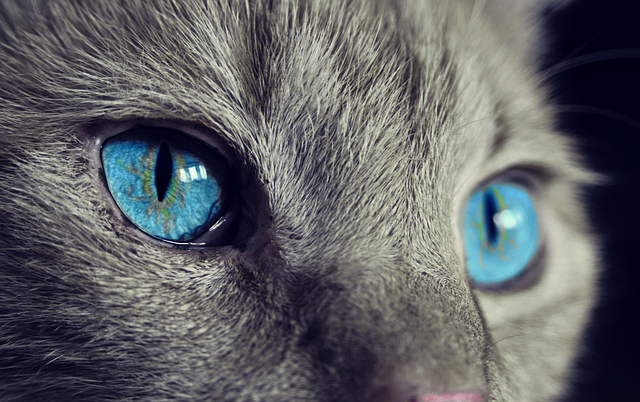
#> input picture OpenCV/img.jpg, 640 x 402 px
$ jupyter execute '07. 이미지 자르기.ipynb'
#> lines starting #> are read from the running program, lines starting #| are printed output that depends on the picture; after the words box and inside, x2 and y2 are one past the last pixel; in counts of white or black regions, pixels touching at a corner belong together
# 7. 이미지 자르기
1. 영역을 잘라서 새로운 윈도우(창)에 표시
2. 영역을 잘라서 기존 윈도우(창)에 표시

[cell 1]
# 영역을 잘라서 새로운 윈도우에 표시
import cv2
img = cv2.imread('img.jpg')
#> img is the input picture: shape (402, 640, 3); mean B, G, R 100.2, 96.6, 95.2
# img.shape (402, 640, 3)

crop = img[:201,:320] # 세로기준 0~200 까지 가로기준 0~319 까지 자름
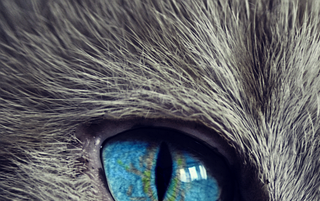
#> crop: shape (201, 320, 3); mean B, G, R 100.2, 95.6, 93.6

cv2.imshow('img', img) # 원본 이미지
cv2.imshow('crop', crop) # 잘린 이미지
cv2.waitKey(0)
cv2.destroyAllWindows()

[cell 2]
# 영역을 잘라서 기존 윈도우에 표시
import cv2
img = cv2.imread('img.jpg')
# img.shape (402, 640, 3)

crop = img[:201, :320]
img[:201, 320:640] = crop
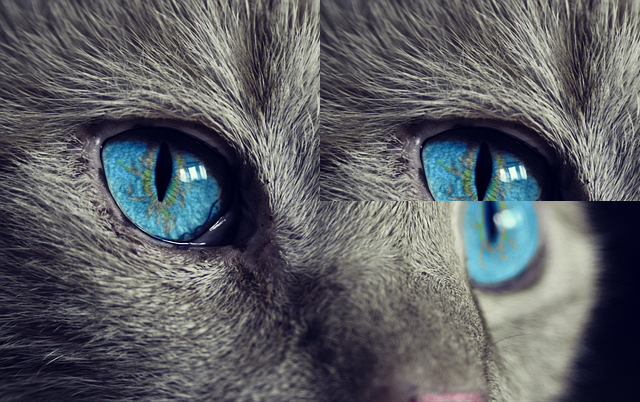
#> img: shape (402, 640, 3); mean B, G, R 99.2, 94.4, 92.5

cv2.imshow('img', img) # 원본 이미지
cv2.waitKey(0)
cv2.destroyAllWindows()

$ run again, with OpenCV/book.jpg copied over OpenCV/img.jpg
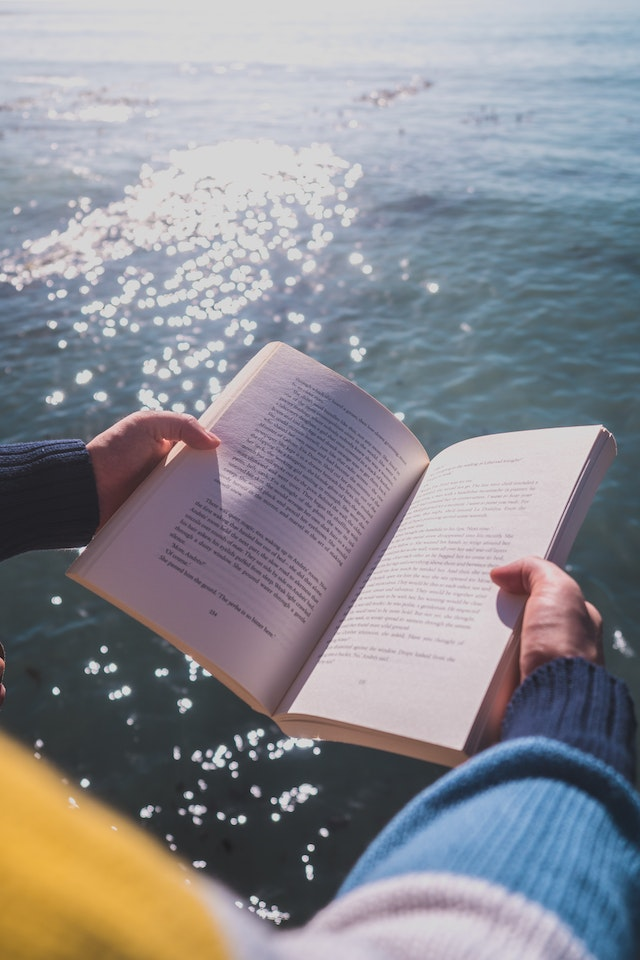
#> input picture OpenCV/book.jpg, 640 x 960 px
#> img is the input picture: shape (960, 640, 3); mean B, G, R 145.5, 139.6, 139.3
#> `crop = img[:201,:320]`:
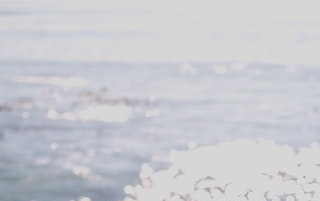
#> crop: shape (201, 320, 3); mean B, G, R 207.7, 201.8, 200.6
#> `img[:201, 320:640] = crop`:
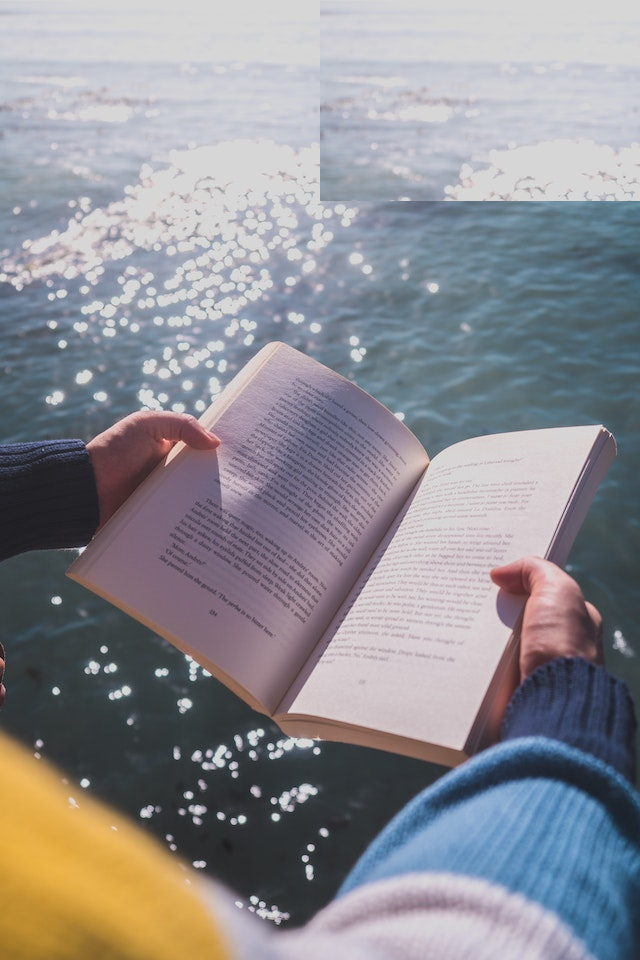
#> img: shape (960, 640, 3); 10.44% of pixels changed, all inside (x1, y1, x2, y2) = (320, 0, 640, 201)

$ run again, with OpenCV/newspaper.jpg copied over OpenCV/img.jpg
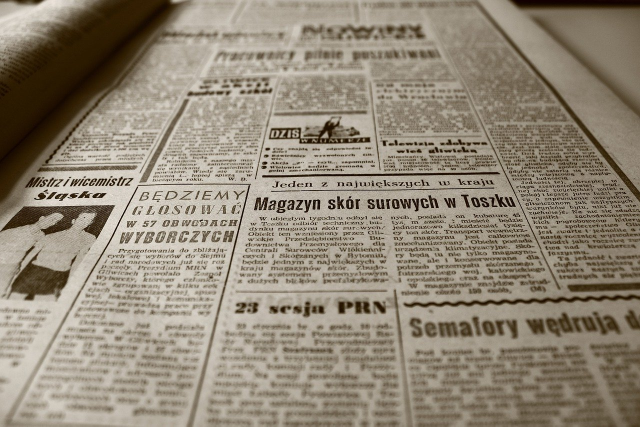
#> input picture OpenCV/newspaper.jpg, 1280 x 853 px (shown at 1/2 size)
#> img is the input picture: shape (853, 1280, 3); mean B, G, R 118.7, 135.1, 145.4
#> `crop = img[:201,:320]`:
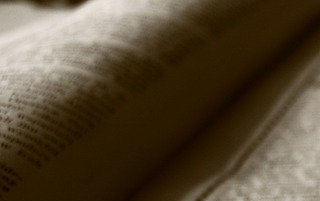
#> crop: shape (201, 320, 3); mean B, G, R 50.7, 71.6, 85.8
#> `img[:201, 320:640] = crop`:
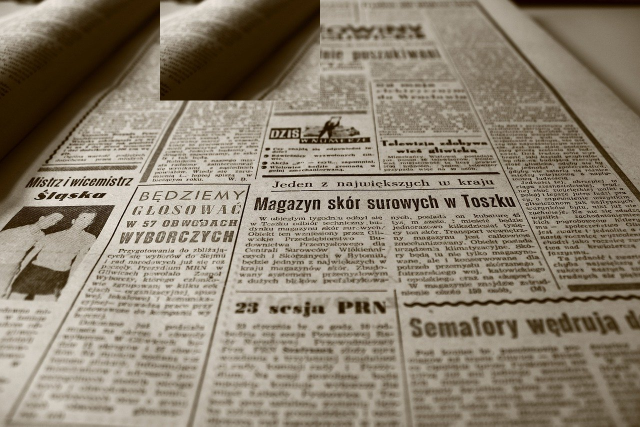
#> img: shape (853, 1280, 3) (shown at 1/2 size); 5.89% of pixels changed, all inside (x1, y1, x2, y2) = (320, 0, 640, 201)
